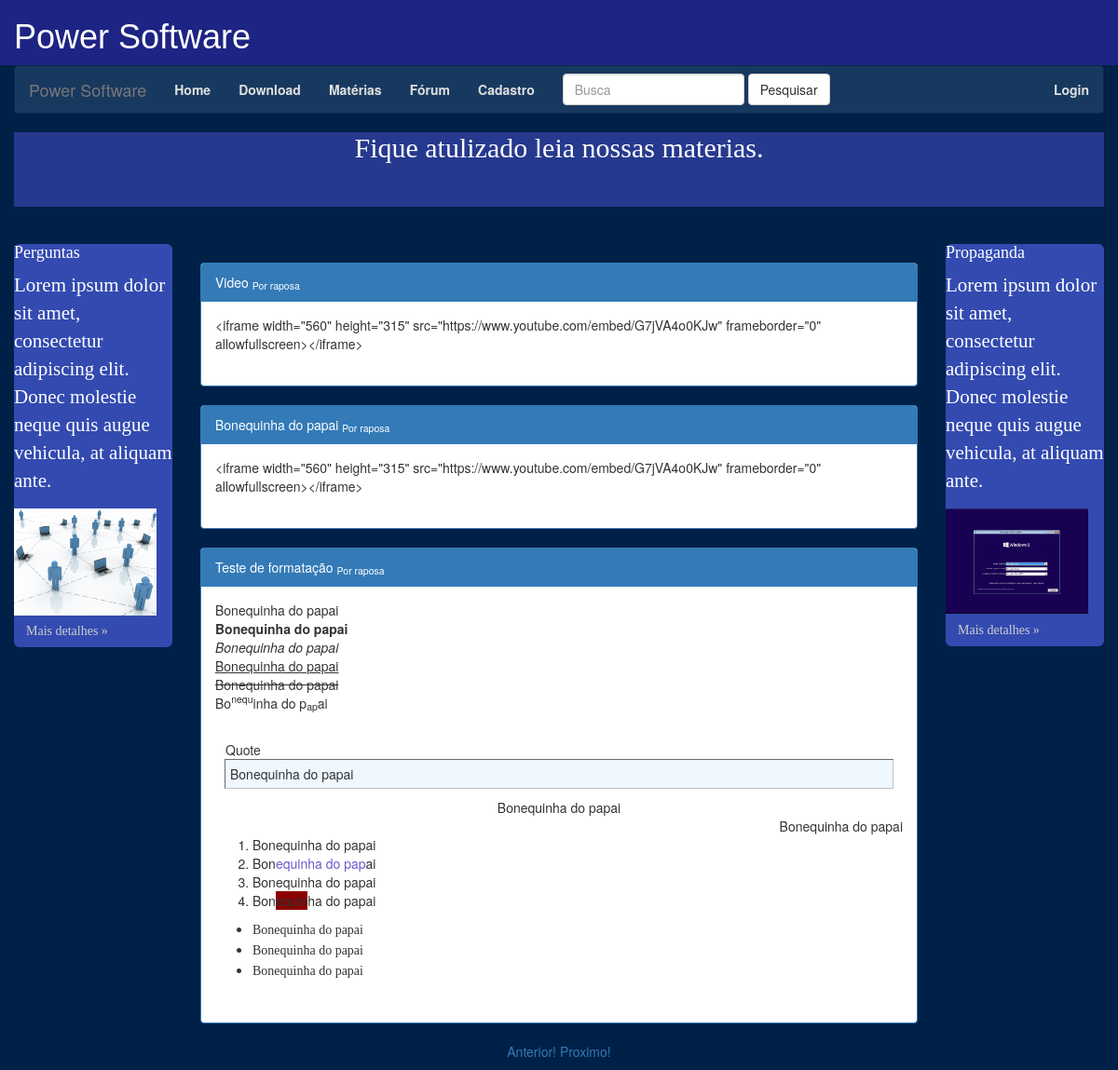
The app's page /materias.php with its own data.
### tables this page shows
CREATE TABLE `post` (
  `id_post` int(11) NOT NULL,
  `nome_post` varchar(100) NOT NULL,
  `conteudo_post` varchar(3000) NOT NULL,
  `id_user_fk` int(11) NOT NULL,
  `imagem_post` blob NOT NULL
);

CREATE TABLE `user` (
  `id_user` int(11) NOT NULL,
  `nome` varchar(60) NOT NULL,
  `email` varchar(60) NOT NULL,
  `senha` varchar(60) NOT NULL,
  `tipo_user_fk` int(3) NOT NULL
);

### materias.php (the view, shortened to what this page needs)
<!DOCTYPE html>
<html lang="en">
  <head>
    <link href="css/bootstrap.min.css" rel="stylesheet">
    <link href="css/style.css" rel="stylesheet">
    <link href="css/meucss.css" rel="stylesheet">
  </head>
  <body>
    <div class="container-fluid">
		<div class="row">
		<div class="col-md-12"  id="titulo">
		<h1>Power Software</h1>
		</div>
	</div>
	<div class="row">
		<div class="col-md-12">
			<nav class="navbar navbar-default" role="navigation">
				<div class="navbar-header">
					 <a class="navbar-brand" href="index.php">Power Software</a>
				</div>
				<div class="collapse navbar-collapse" id="bs-example-navbar-collapse-1">
					<ul class="nav navbar-nav">
						<li>
							<a href="index.php">Home</a>
						</li>
								<li>
									<a href="download.php">Download</a>
								</li>
								<li>
									<a href="materias.php">Matérias</a>
								</li>
								<li>
									<a href="forum.php">Fórum</a>
								</li>
								<li>
							<?php
							if(isset($_SESSION['email'])){
									echo("<p></p>");
								}else
								{
									echo("<a href='cadastro.php'>Cadastro</a>");
								}
							if(isset($_GET['page']))
							{
								$page = $_GET['page'];
							}
							else
							{
								$page = 1;
							}
						?>
								</li>
							</ul>
					<form class="navbar-form navbar-left" role="search">
						<div class="form-group">
							<input type="text" class="form-control" placeholder="Busca">
						</div>
						<button type="submit" class="btn btn-default">
							Pesquisar
						</button>
					</form>
					<ul class="nav navbar-nav navbar-right">
						<li>
							<?php
									if(isset($_SESSION['senha'])== TRUE){
										if($_SESSION['user_type']==1){
											echo("<a href='tela_user_adm.php'>User</a>");
										}else{
										echo("<a href='tela_user.php'>User</a>");
									}
									}else{
										echo("<a href='login.php'>Login</a>");
									}
									?>
								</li>
				</div>
			</nav>
			<div class="jumbotron" id="texto">
				<h2>
					Fique atulizado leia nossas materias.
				</h2>
			</div>
		</div>
	</div>
	<div class="row">
		<div class="col-md-2">
			<div class="jumbotron">
				<h4>
					Perguntas
				</h4>
				<p>
					Lorem ipsum dolor sit amet, consectetur adipiscing elit. Donec molestie neque quis augue vehicula, at aliquam ante.
				</p>
					<div class="post-content">
						<img src="img/redes.jpg">
					</div>
				<p>
					<a class="btn" href="materias.php">Mais detalhes »</a>
				</p>
			</div>
		</div>
		<div class="col-md-8">
				<?php
					require_once("conexao.php");
					$countPosts = mysqli_query($conexao, "SELECT COUNT(id_post) FROM post");
					if(!$countPosts)
					{
						echo(mysqli_errno($conexao));
					}
					else
					{
						while ($rowCount = mysqli_fetch_array($countPosts, MYSQL_ASSOC))
							{
								$pp = 3;
							}
					}
					$offset = $pp *($page - 1);
					$resultadoPost = mysqli_query($conexao, "SELECT * FROM post ORDER BY id_post DESC LIMIT 3 OFFSET $offset");
					if (!$resultadoPost) {
						$erro = mysqli_errno($conexao);
						echo("FAIL");
					}
					else
					{
								?>
							<?php
						while ($row = mysqli_fetch_array($resultadoPost, MYSQL_ASSOC)){
							$sqlUser = mysqli_query($conexao, 'SELECT * FROM user WHERE id_user = '.$row["id_user_fk"]);
							while ($rowUser = mysqli_fetch_array($sqlUser, MYSQL_ASSOC))
							{
								echo("<div class='panel panel-primary'>");
								echo ("<div class='panel-heading'>".$row['nome_post']." <sub>Por ".$rowUser['nome']."</sub></div> <div class='panel-body'>".$row['conteudo_post']."</div><br>");
								echo("</div>");
							}
						}
						?>
						<div id='rodape'>
						<p><a href="materias.php?page=<?php echo($page - 1) ?>">Anterior!</a> <a href="materias.php?page=<?php echo($page + 1) ?>">Proximo!</a></p>
						</div>
						<?php
					}
					?>
			</div>
		<div class="col-md-2">
			<div class="jumbotron">
				<h4>
					Propaganda
				</h4>
				<p>
					Lorem ipsum dolor sit amet, consectetur adipiscing elit. Donec molestie neque quis augue vehicula, at aliquam ante.
				</p>
				<div class="post-content">
						<img src="img/17.jpg">
				</div>
				<p>
					<a class="btn" href="materias.php">Mais detalhes »</a>
				</p>
		</div>
		</div>
	</div>
</div>
  </body>
</html>

### css/meucss.css (style rules this page uses)
#titulo { font-family: Arial; background-color:#1D2483; color:white; }
#texto { text-align: center; }
body { background-color:#1446B0; }
.row { background-color:#002147; }
.jumbotron { background-color:#334AB0; color: white; font-family: "Urban Elegance Bold"; padding: 0px !important; width: auto; height: auto; }
.post-content { max-width:90%; }
.post-content img { max-width:100% ; }
#rodape { text-align: center; }
.jumbotron a { color:#cecece; }
.jumbotron > h2 { background-color:#26398e; text-align:center; height:80px; //margin:-60px; }
.navbar-default { background-color: #18395F; border-color: #092A50; }
.navbar-default .navbar-nav>li>a:focus, .navbar-default .navbar-nav>li>a { color: #E0E0E0; background-color: transparent; font-weight:bold; }

### records on screen
post: nome_post "Video", conteudo_post "<iframe width=\"560\" height=\"315\" src=\"https://www.youtube.com/embed/G7jVA4o0KJw\" frameborder=\"0\" allowfullscreen></iframe>"
user: nome "raposa"
post: nome_post "Bonequinha do papai", conteudo_post "<iframe width=\"560\" height=\"315\" src=\"https://www.youtube.com/embed/G7jVA4o0KJw\" frameborder=\"0\" allowfullscreen></iframe>"
post: nome_post "Teste de formatação", conteudo_post "Bonequinha do papai Bonequinha do papai Bonequinha do papai Bonequinha do papai Bonequinha do papai Bo nequ inha do p ap ai Quote Bonequinha do papai Bonequinha do papai Bonequinha do papai Bonequinha do papai Bon equinha do pap ai Bonequinha do papai Bon equin ha do papai Bonequinha do papai Bonequinha do papai Bonequinha do papai"
